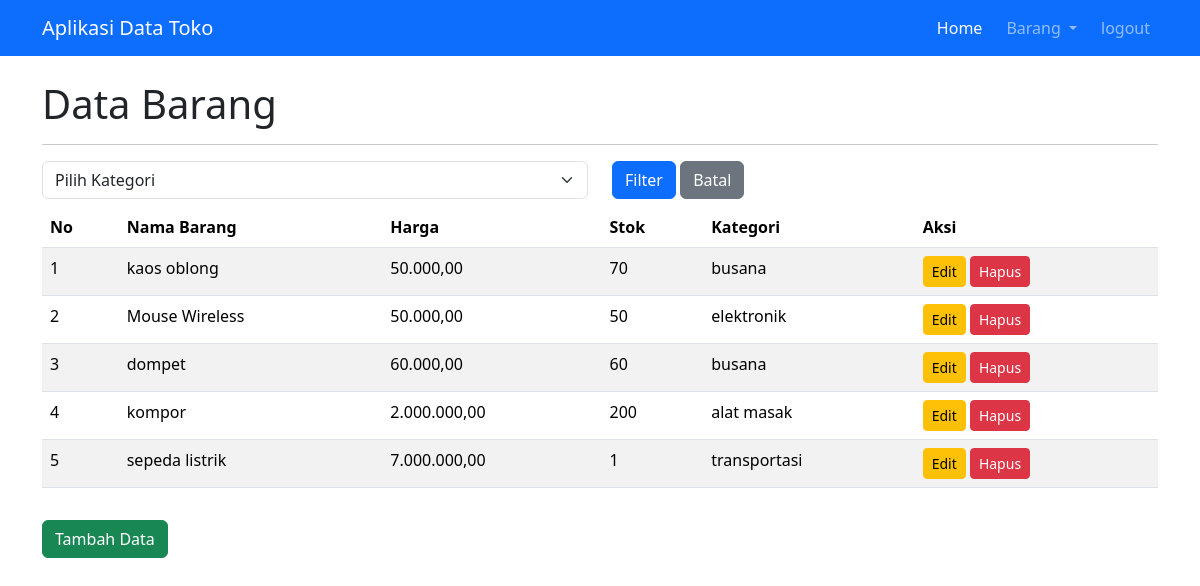
The app's page /data.php?modul=barang (signed in) with its own data.
### tables this page shows
CREATE TABLE IF NOT EXISTS `barang` (
  `id` int NOT NULL AUTO_INCREMENT,
  `nama_barang` varchar(50) DEFAULT NULL,
  `harga` int DEFAULT NULL,
  `stok` int DEFAULT NULL,
  `kategori` varchar(50) DEFAULT NULL,
  PRIMARY KEY (`id`)
);

### modul/barang/index.php (the view, shortened to what this page needs)
<div class="container">
    <h1>Data Barang</h1>
    <hr>
    <form action="data.php" method="get">
        <div class="row align-items-start">
            <div class="col">
                <select class="form-select" name="filter">
                    <option value="">Pilih Kategori</option>
                </select>
            </div>
            <div class="col">
                <button class="btn btn-primary">Filter</button>
                <a href="data.php?modul=barang" class="btn btn-secondary">Batal</a>
            </div>
        </div>
    </form>
    <table class="table table-striped mt-2">
        <thead>
            <tr>
                <th>No</th>
                <th>Nama Barang</th>
                <th>Harga</th>
                <th>Stok</th>
                <th>Kategori</th>
                <th>Aksi</th>
            </tr>
        </thead>
        <tbody>
            <?php
            if (isset($_GET['filter']) && !empty($_GET['filter'])) {
                $filter = mysqli_real_escape_string($mysqli, $_GET['filter']);
                $query = "SELECT * FROM barang WHERE kategori='$filter'";
            } else {
                $query = "SELECT * FROM barang";
            }
            $result = $mysqli->query($query);
            if ($result->num_rows > 0) {
                $no = 0;
                while ($row = $result->fetch_assoc()) {
                    $no++;
            ?>
                    <tr>
                        <td><?= $no; ?></td>
                        <td><?= htmlspecialchars($row['nama_barang']); ?></td>
                        <td><?= number_format($row['harga'], 2, ',', '.'); ?></td>
                        <td><?= $row['stok']; ?></td>
                        <td><?= htmlspecialchars($row['kategori']); ?></td>
                        <td>
                            <a href="<?= 'data.php?modul=edit-data&id=' . $row['id']; ?>" class="btn btn-warning btn-sm">Edit</a>
                            <a href="<?= 'modul/barang/proses.php?action=hapus&id=' . $row['id']; ?>" class="btn btn-danger btn-sm" onclick="return confirm('Yakin ingin menghapus data ini?');">Hapus</a>
                        </td>
                    </tr>
            <?php
                }
            } else {
                echo "<tr><td colspan='6' class='text-center'>Tidak ada data ditemukan.</td></tr>";
            }
            ?>
        </tbody>
    </table>
    <a href="data.php?modul=tambah-data" class="btn btn-success mt-3">Tambah Data</a>
</div>

### data.php (shortened to what this page needs)
<?php
include "koneksi.php";
?>
<!DOCTYPE html>
<html lang="en">
<head>
    <link href="https://cdn.jsdelivr.net/npm/bootstrap@5.3.3/dist/css/bootstrap.min.css" rel="stylesheet">
</head>
<body>
    <nav class="navbar navbar-expand-lg navbar-dark bg-primary mb-4">
        <div class="container">
            <a class="navbar-brand" href="dashboard.php">Aplikasi Data Toko</a>
            <div class="collapse navbar-collapse" id="navbarNav">
                <ul class="navbar-nav ms-auto">
                <li class="nav-item">
                <a class="nav-link active" aria-current="page" href="dashboard.php">Home</a>
                </li>
                <li class="nav-item dropdown px-2">
          <a class="nav-link dropdown-toggle" href="#" role="button" data-bs-toggle="dropdown" aria-expanded="false">
            Barang
          </a>
        </li>
                <li class="nav-item">
                <a class="nav-link" href="logout.php">logout</a>
                </li>
                </ul>
            </div>
        </div>
    </nav>
<?php
            if (!isset($_GET['modul'])) {
            } elseif ($_GET['modul'] == "barang") {
                include "modul/barang/index.php";
            } elseif ($_GET['modul'] == "penjualan") {
                include "modul/penjualan/index.php";
            } elseif ($_GET['modul'] == "tambah-data") {
                include "modul/barang/form-data.php";
            } elseif ($_GET['modul'] == 'edit-data') {
                include "modul/barang/form-edit.php";
            } elseif ($_GET['modul'] == "tambah-data2") {
                include "modul/penjualan/form-data.php";
            } elseif ($_GET['modul'] == 'edit-data2') {
                include "modul/penjualan/form-edit.php";
            }
        ?>

### records on screen
barang: nama_barang "kaos oblong", harga "50.000,00", stok "70", kategori "busana"
barang: nama_barang "Mouse Wireless", harga "50.000,00", stok "50", kategori "elektronik"
barang: nama_barang "dompet", harga "60.000,00", stok "60", kategori "busana"
barang: nama_barang "kompor", harga "2.000.000,00", stok "200", kategori "alat masak"
barang: nama_barang "sepeda listrik", harga "7.000.000,00", stok "1", kategori "transportasi"
